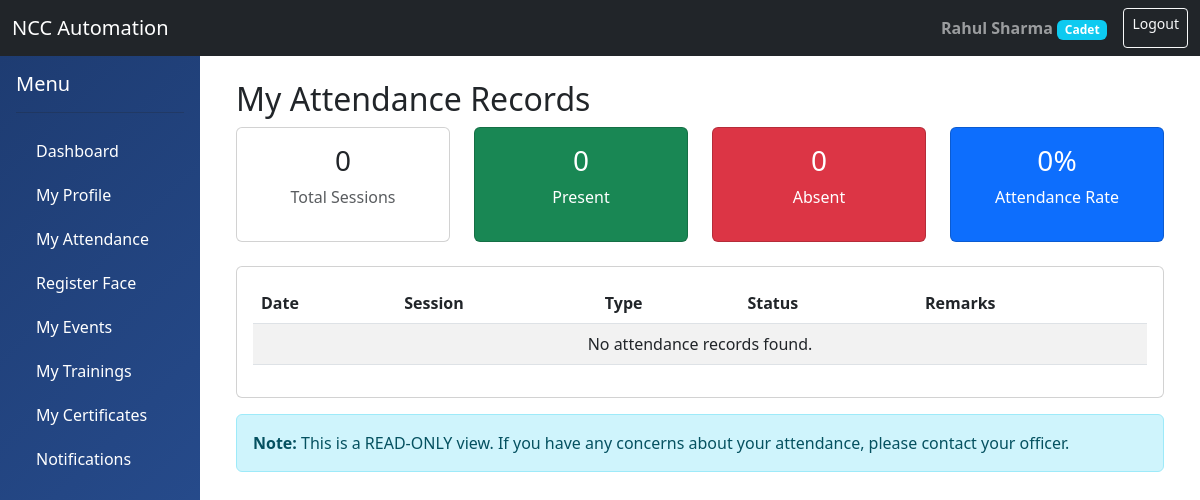
Before: /attendance/my-attendance/ (signed in) with the older database file.
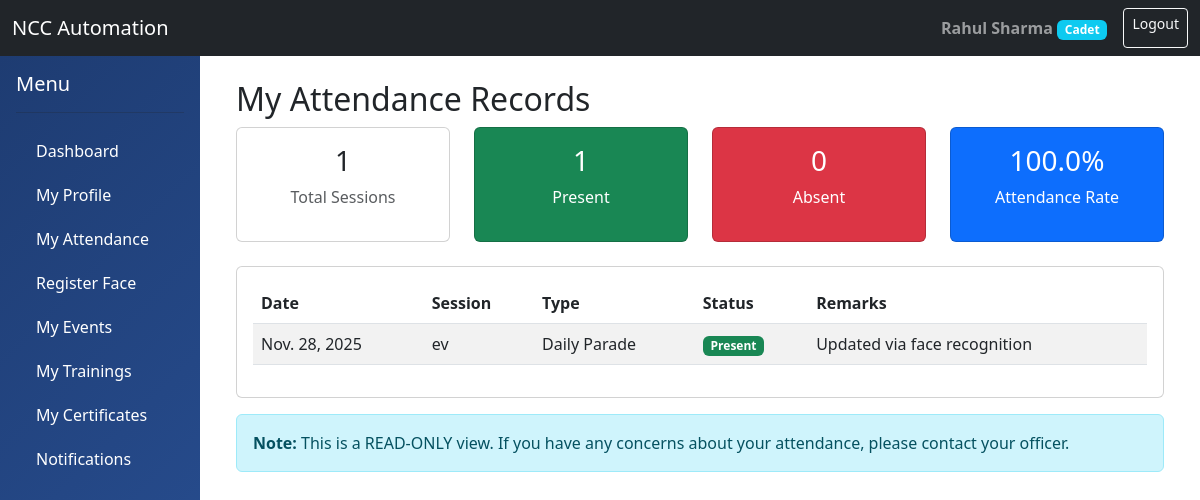
After: the same page with the newer database file.
### attendance/models.py (models this page shows, shortened)
class Attendance(models.Model):
    STATUS_CHOICES = (
        ('PRESENT', 'Present'),
        ('ABSENT', 'Absent'),
        ('LATE', 'Late'),
        ('EXCUSED', 'Excused'),
        ('ON_LEAVE', 'On Leave'),
    )
    session = models.ForeignKey(AttendanceSession, on_delete=models.CASCADE, related_name='attendances')
    cadet = models.ForeignKey('accounts.Cadet', on_delete=models.CASCADE, related_name='attendances')
    status = models.CharField(max_length=10, choices=STATUS_CHOICES, default='ABSENT')
    marked_by = models.ForeignKey('accounts.Officer', on_delete=models.SET_NULL, null=True)
    check_in_time = models.TimeField(blank=True, null=True)
    remarks = models.TextField(blank=True, null=True)
    marked_at = models.DateTimeField(auto_now_add=True)
    updated_at = models.DateTimeField(auto_now=True)
    class Meta:
        db_table = 'attendance'
        unique_together = ('session', 'cadet')
        ordering = ['-session__date']

class AttendanceSession(models.Model):
    SESSION_TYPE_CHOICES = (
        ('DAILY', 'Daily Parade'),
        ('WEEKLY', 'Weekly Training'),
        ('SPECIAL', 'Special Event'),
        ('CAMP', 'Camp'),
    )
    title = models.CharField(max_length=200)
    session_type = models.CharField(max_length=20, choices=SESSION_TYPE_CHOICES)
    date = models.DateField(default=timezone.now)
    start_time = models.TimeField()
    end_time = models.TimeField()
    unit = models.ForeignKey('units.Unit', on_delete=models.CASCADE, related_name='sessions')
    created_by = models.ForeignKey('accounts.Officer', on_delete=models.SET_NULL, null=True)
    is_mandatory = models.BooleanField(default=True)
    location = models.CharField(max_length=200)
    notes = models.TextField(blank=True)
    is_active = models.BooleanField(default=True)
    created_at = models.DateTimeField(auto_now_add=True)
    class Meta:
        db_table = 'attendance_sessions'
        ordering = ['-date', '-start_time']

### attendance/views.py (the view)
# urls.py: path('my-attendance/', views.cadet_attendance_view, name='cadet_attendance'),
@login_required
def cadet_attendance_view(request):
    if request.user.role != 'CADET' or not hasattr(request.user, 'cadet_profile'):
        messages.error(request, 'Access denied.')
        return redirect('dashboard')
    cadet = request.user.cadet_profile
    attendance_records = Attendance.objects.filter(cadet=cadet).select_related('session').order_by('-session__date')
    total = attendance_records.count()
    present = attendance_records.filter(status='PRESENT').count()
    absent = attendance_records.filter(status='ABSENT').count()
    late = attendance_records.filter(status='LATE').count()
    excused = attendance_records.filter(status='EXCUSED').count()
    percentage = (present / total * 100) if total > 0 else 0
    return render(request, 'attendance/cadet_attendance.html', {
        'attendance_records': attendance_records,
        'statistics': {
            'total': total,
            'present': present,
            'absent': absent,
            'late': late,
            'excused': excused,
            'percentage': round(percentage, 2)
        }
    })

### templates/attendance/cadet_attendance.html (shortened to what this page needs)
{% extends 'base.html' %}
{% block content %}
<div class="container">
    <h2>My Attendance Records</h2>
    <div class="row mb-4">
        <div class="col-md-3">
            <div class="card text-center">
                <div class="card-body">
                    <h3>{{ statistics.total }}</h3>
                    <p class="text-muted">Total Sessions</p>
                </div>
            </div>
        </div>
        <div class="col-md-3">
            <div class="card text-center bg-success text-white">
                <div class="card-body">
                    <h3>{{ statistics.present }}</h3>
                    <p>Present</p>
                </div>
            </div>
        </div>
        <div class="col-md-3">
            <div class="card text-center bg-danger text-white">
                <div class="card-body">
                    <h3>{{ statistics.absent }}</h3>
                    <p>Absent</p>
                </div>
            </div>
        </div>
        <div class="col-md-3">
            <div class="card text-center bg-primary text-white">
                <div class="card-body">
                    <h3>{{ statistics.percentage }}%</h3>
                    <p>Attendance Rate</p>
                </div>
            </div>
        </div>
    </div>
    <div class="card">
        <div class="card-body">
            <table class="table table-striped">
                <thead>
                    <tr>
                        <th>Date</th>
                        <th>Session</th>
                        <th>Type</th>
                        <th>Status</th>
                        <th>Remarks</th>
                    </tr>
                </thead>
                <tbody>
                    {% for record in attendance_records %}
                    <tr>
                        <td>{{ record.session.date }}</td>
                        <td>{{ record.session.title }}</td>
                        <td>{{ record.session.get_session_type_display }}</td>
                        <td>
                            {% if record.status == 'PRESENT' %}
                                <span class="badge bg-success">{{ record.get_status_display }}</span>
                            {% elif record.status == 'ABSENT' %}
                                <span class="badge bg-danger">{{ record.get_status_display }}</span>
                            {% else %}
                                <span class="badge bg-warning">{{ record.get_status_display }}</span>
                            {% endif %}
                        </td>
                        <td>{{ record.remarks|default:"-" }}</td>
                    </tr>
                    {% empty %}
                    <tr>
                        <td colspan="5" class="text-center">No attendance records found.</td>
                    </tr>
                    {% endfor %}
                </tbody>
            </table>
        </div>
    </div>
    <div class="alert alert-info mt-3">
        <strong>Note:</strong> This is a READ-ONLY view. If you have any concerns about your attendance, please contact your officer.
    </div>
</div>
{% endblock %}

Changed rows visible on the page:
added Attendance: session "Nov. 28, 2025", session "ev", session.session_type "Daily Parade", status "Present", remarks "Updated via face recognition"
Other visible differences:
{{ statistics.total }}: "0" → "1"
{{ statistics.present }}: "0" → "1"
{{ statistics.percentage }}: "0" → "100.0"
text no longer shown: "No attendance records found."
